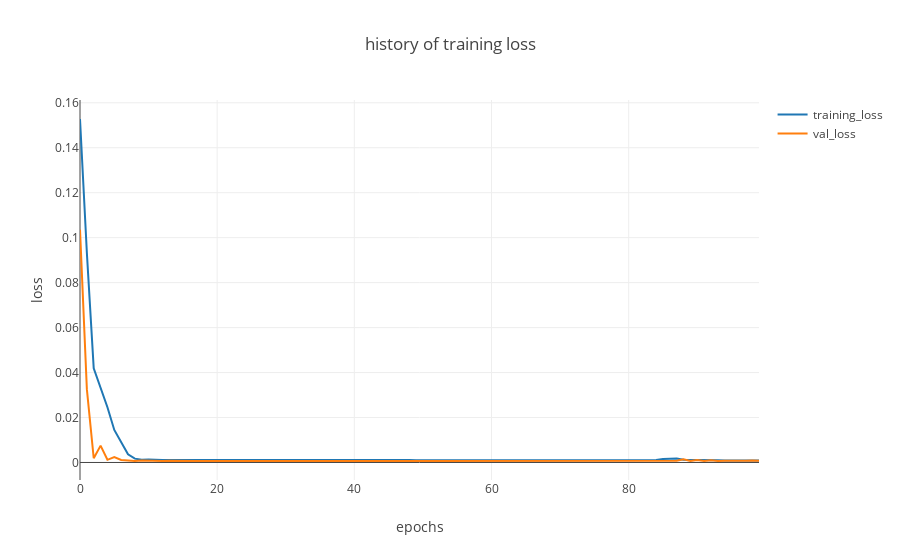

Notebook source saved alongside this figure:
### Markdown cell above
## Train and test loss

While the model is being trained, the train and test losses vary as shown in the figure below. The package `plotly.graph_objs` is extremely useful. The function `t( )` inside the argument is defined in `aux_func`:

### Code cell
py.iplot(dict(data=[af.t('loss','training_loss',history), af.t('val_loss','val_loss',history)], 
              layout=dict(title = 'history of training loss', xaxis = dict(title = 'epochs'),
                          yaxis = dict(title = 'loss'))), filename='training_process')
